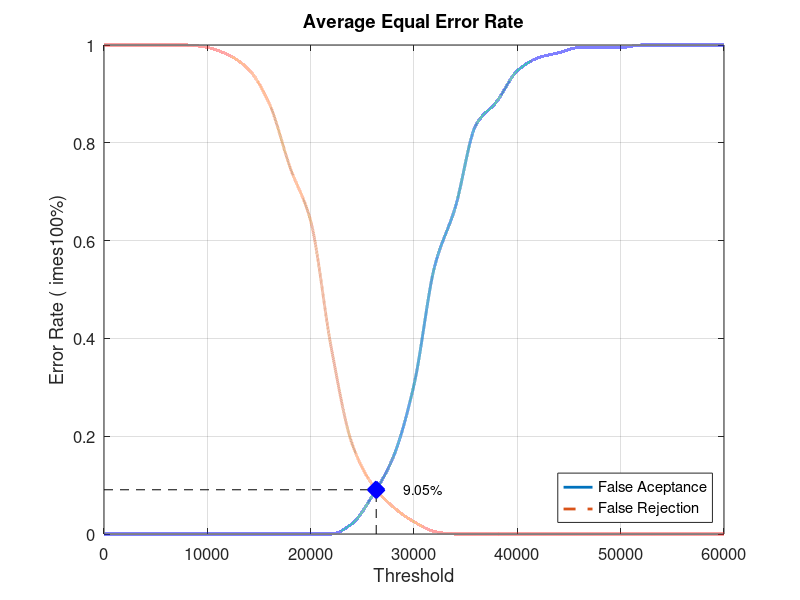
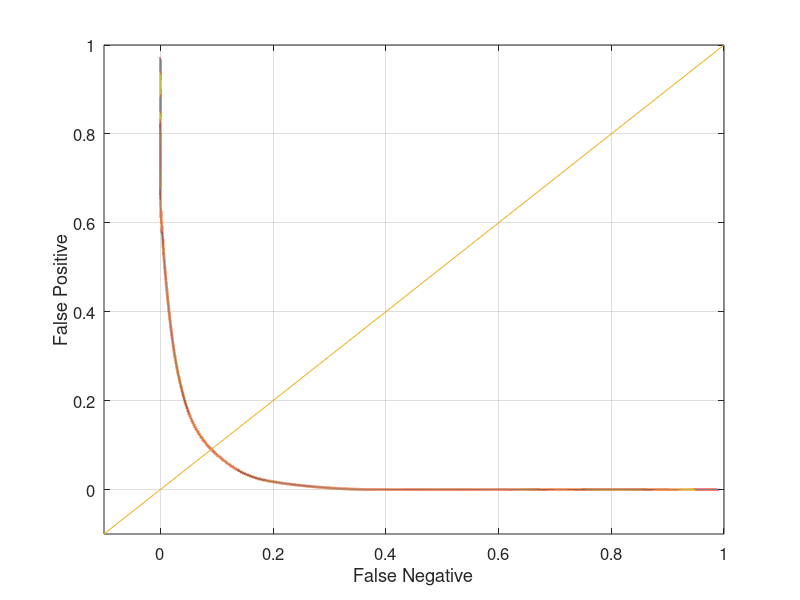

Source code (MATLAB) for these figures, in order:
close all;
clear;
clc;
x = 0:2000:60000;
xq = 0:0.5:60000;

y0 = [0 0 0 0 0 0 0 0 0 0 0 0 0.0210526 0.0789474 0.157895 0.305263 0.547368 0.668421 0.836842 0.884211 0.947368 0.973684 0.984211 0.994737 0.994737 0.994737 1 1 1 1 1]
yy0 = interp1(x, y0, xq, 'pchip');
y1 = [1 1 1 1 1 0.995 0.98 0.95 0.88 0.75 0.64 0.38 0.185 0.1 0.055 0.025 0.005 0 0 0 0 0 0 0 0 0 0 0 0 0 0]
yy1 = interp1(x, y1, xq, 'pchip');

% Calculating EER: 
y2 = abs(y0 - y1);
find(y2 == min(y2))
yy2 = abs(yy0 - yy1);
xEER = find(yy2 == min(yy2));
xEERIndex = xq(xEER) % X-axis EER
yEER = yy0(xEER) % Y-axis EER

main = figure
plot(xq, yy0,'-','LineWidth', 2);	hold on
plot(xq, yy1,'--','LineWidth', 2);	hold on
plot([xEERIndex xEERIndex], [0 yEER], 'k--');	hold on
plot([0 xEERIndex], [yEER yEER], 'k--');	hold on
plot(xEERIndex, yEER, 'bx', 'LineWidth', 10);	hold on
text(xEERIndex + 10 * xEERIndex / 100, yEER, [num2str(round((10000 * yEER)) / 100) '%'])
legend('False Aceptance', 'False Rejection', 'Location', 'SouthEast')
xlabel('Threshold')
ylabel('Error Rate (	imes100%)')
title('Average Equal Error Rate')
set(gca, 'FontSize', 12)
axis([0 60000 0 1])
grid on

print(main, 'Database2_3Main', '-dpng');
FNRxFPR = figure('Color', [1 1 1]);
plot(yy1, yy0, '-', yy1, yy0, 'LineWidth', 2);
hold on
y = -0.1:0.1:1
plot(y, y); 
set(gca, 'FontSize', 12)
xlabel('False Negative')
ylabel('False Positive')
axis([-0.1 1 -0.1 1])
set(gca, 'FontSize', 12)
grid on

print(FNRxFPR, 'Database2_3FNRxFPR','-dpng');
